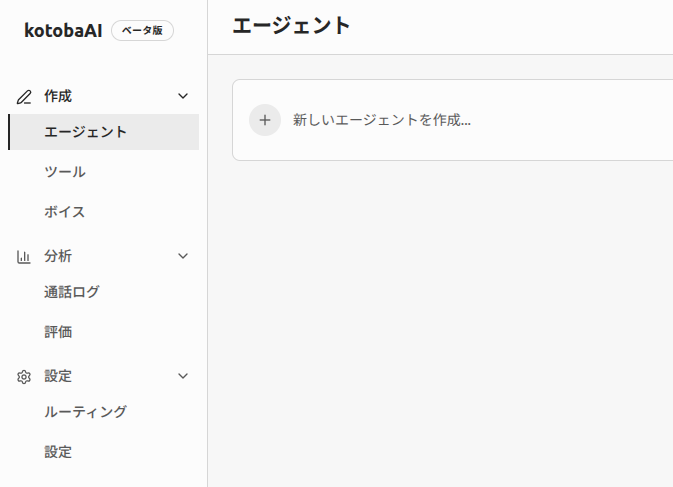
#> input picture images/quickstart/new_agent_card.png, 673 x 487 px, found by its file name
$ python highlight.py images/quickstart/new_agent_card.png 406 228 810 432
#> lines starting #> are read from the running program, lines starting #| are printed output that depends on the picture
#!/usr/bin/env python3
"""
画像の指定領域を強調するスクリプト。
指定領域以外を暗いオーバーレイで覆います。

使い方:
  python scripts/highlight.py <入力画像> <x1> <y1> <x2> <y2> [--output <出力先>] [--shade <透明度>]

例:
  python scripts/highlight.py images/quickstart/new_agent_card.png 406 228 810 432
  python scripts/highlight.py images/quickstart/new_agent_card.png 406 228 810 432 -o out.png
  python scripts/highlight.py images/quickstart/test_call_button.png 1970 4 2200 56 --shade 120
"""

import argparse
from PIL import Image, ImageDraw


def add_highlight(input_path, output_path, box, shade_alpha):
#> called with input_path = 'images/quickstart/new_agent_card.png', output_path = 'images/quickstart/new_agent_card.png', box = (406, 228, 810, 432), shade_alpha = 140
    img = Image.open(input_path).convert("RGBA")
#> img is the input picture: PIL image 673x487 RGBA; mean R, G, B, A 246.9, 246.9, 246.9, 255
    overlay = Image.new("RGBA", img.size, (0, 0, 0, 0))
#> overlay: PIL image 673x487 RGBA; every value is 0
    draw = ImageDraw.Draw(overlay)
    draw.rectangle([0, 0, img.size[0], img.size[1]], fill=(0, 0, 0, shade_alpha))

    x1, y1, x2, y2 = box
    draw.rectangle([x1, y1, x2, y2], fill=(0, 0, 0, 0))

    result = Image.alpha_composite(img, overlay)
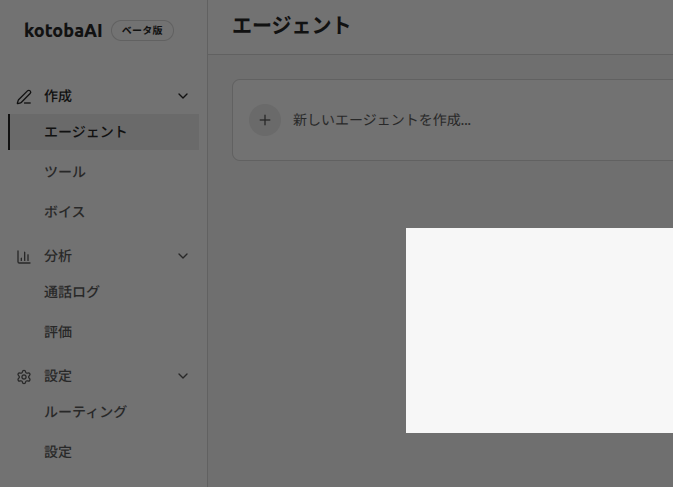
#> result: PIL image 673x487 RGBA; mean R, G, B, A 134, 134, 134, 255
    result.convert("RGB").save(output_path)
    print(f"Saved: {output_path} (box: {box})")


def main():
    parser = argparse.ArgumentParser(description="画像の指定領域を強調する")
    parser.add_argument("input", help="入力画像パス")
    parser.add_argument("x1", type=int, help="強調領域の左上X")
    parser.add_argument("y1", type=int, help="強調領域の左上Y")
    parser.add_argument("x2", type=int, help="強調領域の右下X")
    parser.add_argument("y2", type=int, help="強調領域の右下Y")
    parser.add_argument("--output", "-o", help="出力先パス（省略時は入力を上書き）")
    parser.add_argument("--shade", type=int, default=140, help="オーバーレイの透明度 0-255 (default: 140)")

    args = parser.parse_args()
    output = args.output or args.input

    add_highlight(args.input, output, (args.x1, args.y1, args.x2, args.y2), args.shade)


if __name__ == "__main__":
    main()

$ run again, with images/quickstart/workflow_edit_screen.png copied over images/quickstart/new_agent_card.png
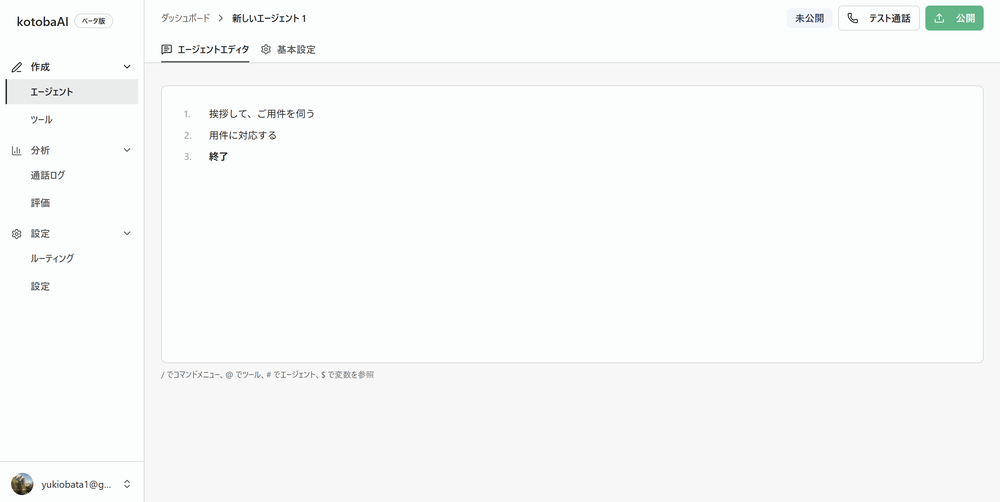
#> input picture images/quickstart/workflow_edit_screen.png, 1000 x 502 px, shrunk from 2880 x 1446 before the run, found by its file name
#> in add_highlight, img is the input picture: PIL image 1000x502 RGBA; mean R, G, B, A 248.5, 249.5, 249.3, 255
#> overlay: PIL image 1000x502 RGBA; every value is 0
#> in add_highlight, `result = Image.alpha_composite(img, overlay)`:
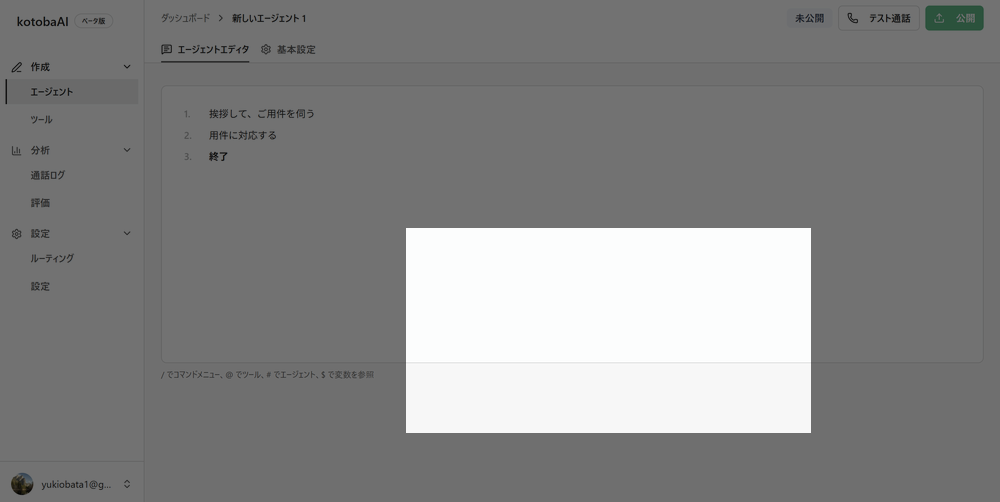
#> result: PIL image 1000x502 RGBA; mean R, G, B, A 134.9, 135.1, 135.1, 255
